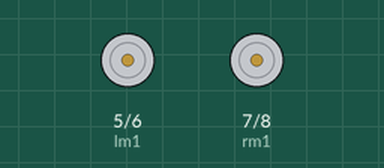
Recording of a sketch running on a simulated Arduino Uno, built with avr-gcc and run on an emulated ATmega328P. On the bench: motor-driver pin pairs drawn as motors (green arrow = first pin HIGH = forward, orange = second pin HIGH = backward, longer = more drive, scaled by the enable pin).

Above: at 2.5 s.
At 19.7 s:
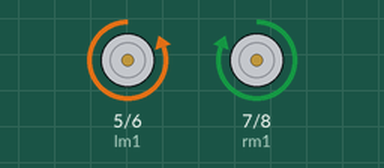
At 42.7 s:
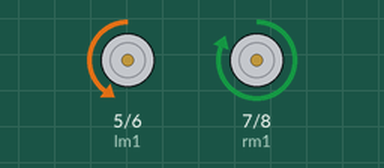
Timing chart, 0 to 57.1 s (numbered marks = the images above):
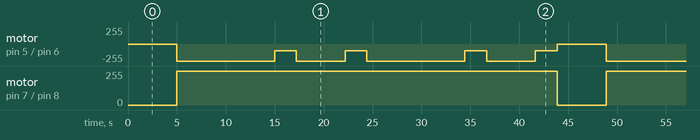

Measured:
- by itself, motor on pin 7 (rm1) / pin 8 (rm2): alternates forward 255/255 for 38.9 s and stopped for 5.0 s
- by itself, motor on pin 5 (lm1) / pin 6 (lm2): repeats every 43.9 s: backward 100/255 2.2 s, backward 255/255 5.0 s, backward 100/255 2.2 s, backward 255/255 10.0 s, backward 100/255 2.2 s, backward 255/255 5.0 s, backward 100/255 2.2 s, stopped 5.0 s, backward 255/255 10.0 s

The sketch:

shapes.ino
```cpp
// Code by Tunir Saha.
// Visit www.skubotics.in
// This code is for testing the Motor

const int lm1 = 5;
const int lm2 = 6;
const int lspeed = 9;
const int rm1 = 7;
const int rm2 = 8;
const int rspeed = 10;
// Above is the motor driver pin connection. LM1 and LM2 are the
// digital input pins from arduino to the motor driver. Same for
// RM1 and RM2 and lspeed and rspeed are the enable pins.
// Change accordingly.

int spd=255 , spdl = 100;
// Above sets the speed of the bot
void setup()
{
  pinMode(lm1, OUTPUT);
  pinMode(lm2, OUTPUT);
  pinMode(rm1, OUTPUT);
  pinMode(rm2, OUTPUT);
  pinMode(lspeed, OUTPUT);
  pinMode(rspeed, OUTPUT);
  analogWrite(lspeed, 255);
  analogWrite(rspeed, 255);
  Serial.begin(9600);
}

void loop()
{
  stop_bot() ;

  delay(5000) ;

  go_straight() ;
  delay(10000) ;
  analogWrite(lspeed, 100);
  analogWrite(rspeed, 255);
  go_left() ;
  delay(2225) ;

  analogWrite(lspeed, 255);
  analogWrite(rspeed, 255);

  go_straight() ;
  delay(5000) ;
  analogWrite(lspeed, 100);
  analogWrite(rspeed, 255);
  go_left() ;
  delay(2210) ;

analogWrite(lspeed, 255);
  analogWrite(rspeed, 255);


  go_straight() ;
  delay(10000) ;
  analogWrite(lspeed, 100);
  analogWrite(rspeed, 255);
  go_left() ;
  delay(2225) ;

analogWrite(lspeed, 255);
  analogWrite(rspeed, 255);


  go_straight() ;
  delay(5000) ;
  analogWrite(lspeed, 100);
  analogWrite(rspeed, 255);
  go_left() ;
  delay(2225) ;

  analogWrite(lspeed, 255);
  analogWrite(rspeed, 255);


}

//  Here are the functions that are used in the program

void go_straight()
{
  digitalWrite(lm1,LOW);
  digitalWrite(lm2,HIGH);
  digitalWrite(rm1,HIGH);
  digitalWrite(rm2,LOW);
}

void go_backward()
{
  digitalWrite(lm1,HIGH);
  digitalWrite(lm2,LOW);
  digitalWrite(rm1,LOW);
  digitalWrite(rm2,HIGH);
}

void stop_bot()
{
  digitalWrite(lm1,LOW);
  digitalWrite(lm2,LOW);
  digitalWrite(rm1,LOW);
  digitalWrite(rm2,LOW);
}

void go_left()
{
  digitalWrite(lm1,LOW);
  digitalWrite(lm2,HIGH);
  digitalWrite(rm1,HIGH);
  digitalWrite(rm2,LOW);
}
void go_leftb()
{
  digitalWrite(lm1,LOW);
  digitalWrite(lm2,LOW);
  digitalWrite(rm1,LOW);
  digitalWrite(rm2,HIGH);
}

void go_right()
{
  digitalWrite(lm1,LOW);
  digitalWrite(lm2,HIGH);
  digitalWrite(rm1,HIGH);
  digitalWrite(rm2,LOW);
}
void go_rightb()
{
  digitalWrite(lm1,HIGH);
  digitalWrite(lm2,LOW);
  digitalWrite(rm1,LOW);
  digitalWrite(rm2,LOW);
}
```
